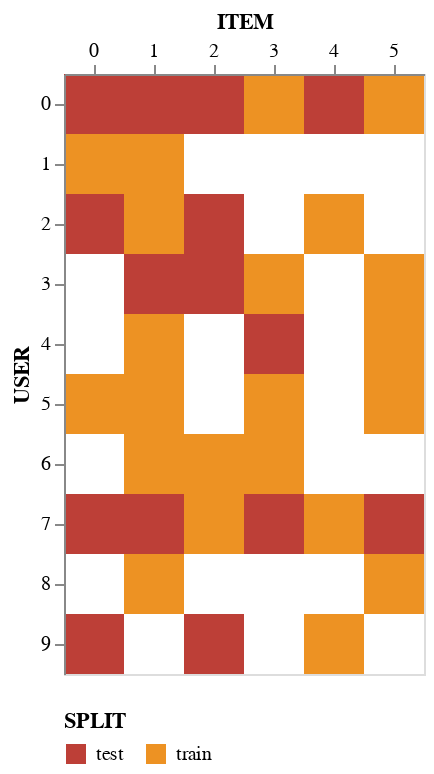

The notebook cell this image was saved under:
### Code cell
TrainTestVis(train, test)

### Figure 1 — Vega-Lite specification as saved in the notebook (floating-point values rounded to 4 significant figures)
{"config": {"view": {"continuousWidth": 300, "continuousHeight": 300}, "axis": {"grid": false}}, "data": {"name": "data-7eb84dc9e34185c1fc9e5de55d5d2a7c"}, "mark": {"type": "rect"}, "encoding": {"color": {"field": "SPLIT", "legend": {"direction": "horizontal", "orient": "bottom", "tickCount": 5, "titleOrient": "top"}, "scale": {"nice": true, "scheme": "darkred", "type": "ordinal"}, "type": "ordinal"}, "opacity": {"value": 1}, "x": {"axis": {"labelAngle": 0, "orient": "top"}, "field": "ITEM", "type": "nominal"}, "y": {"axis": {"orient": "left"}, "field": "USER", "type": "nominal"}}, "height": 300, "width": 180, "$schema": "https://vega.github.io/schema/vega-lite/v5.17.0.json", "datasets": {"data-7eb84dc9e34185c1fc9e5de55d5d2a7c": [{"user_id": 2, "movie_id": 50, "RATING": 5, "TIMESTAMP": 888552084, "USER": 1, "ITEM": 1, "split_index": 0, "SPLIT": "train"}, {"user_id": 8, "movie_id": 50, "RATING": 5, "TIMESTAMP": 879362124, "USER": 4, "ITEM": 1, "split_index": 0, "SPLIT": "train"}, {"user_id": 6, "movie_id": 95, "RATING": 2, "TIMESTAMP": 883602133, "USER": 2, "ITEM": 4, "split_index": 0, "SPLIT": "train"}, {"user_id": 1, "movie_id": 82, "RATING": 5, "TIMESTAMP": 878542589, "USER": 0, "ITEM": 3, "split_index": 0, "SPLIT": "train"}, {"user_id": 12, "movie_id": 82, "RATING": 4, "TIMESTAMP": 879959610, "USER": 6, "ITEM": 3, "split_index": 0, "SPLIT": "train"}, {"user_id": 12, "movie_id": 71, "RATING": 4, "TIMESTAMP": 879959635, "USER": 6, "ITEM": 2, "split_index": 0, "SPLIT": "train"}, {"user_id": 7, "movie_id": 82, "RATING": 3, "TIMESTAMP": 891351471, "USER": 3, "ITEM": 3, "split_index": 0, "SPLIT": "train"}, {"user_id": 13, "movie_id": 71, "RATING": 4, "TIMESTAMP": 882398654, "USER": 7, "ITEM": 2, "split_index": 0, "SPLIT": "train"}, {"user_id": 10, "movie_id": 176, "RATING": 4, "TIMESTAMP": 877889130, "USER": 5, "ITEM": 5, "split_index": 0, "SPLIT": "train"}, {"user_id": 14, "movie_id": 176, "RATING": 1, "TIMESTAMP": 890881484, "USER": 8, "ITEM": 5, "split_index": 0, "SPLIT": "train"}, {"user_id": 8, "movie_id": 176, "RATING": 5, "TIMESTAMP": 879362233, "USER": 4, "ITEM": 5, "split_index": 0, "SPLIT": "train"}, {"user_id": 14, "movie_id": 50, "RATING": 5, "TIMESTAMP": 890881557, "USER": 8, "ITEM": 1, "split_index": 0, "SPLIT": "train"}, {"user_id": 12, "movie_id": 50, "RATING": 4, "TIMESTAMP": 879959044, "USER": 6, "ITEM": 1, "split_index": 0, "SPLIT": "train"}, {"user_id": 10, "movie_id": 1, "RATING": 4, "TIMESTAMP": 877888877, "USER": 5, "ITEM": 0, "split_index": 0, "SPLIT": "train"}, {"user_id": 7, "movie_id": 176, "RATING": 3, "TIMESTAMP": 891350782, "USER": 3, "ITEM": 5, "split_index": 0, "SPLIT": "train"}, {"user_id": 10, "movie_id": 82, "RATING": 4, "TIMESTAMP": 877886912, "USER": 5, "ITEM": 3, "split_index": 0, "SPLIT": "train"}, {"user_id": 10, "movie_id": 50, "RATING": 5, "TIMESTAMP": 877888545, "USER": 5, "ITEM": 1, "split_index": 0, "SPLIT": "train"}, {"user_id": 1, "movie_id": 176, "RATING": 5, "TIMESTAMP": 876892468, "USER": 0, "ITEM": 5, "split_index": 0, "SPLIT": "train"}, {"user_id": 6, "movie_id": 50, "RATING": 4, "TIMESTAMP": 883600842, "USER": 2, "ITEM": 1, "split_index": 0, "SPLIT": "train"}, {"user_id": 16, "movie_id": 95, "RATING": 5, "TIMESTAMP": 877728417, "USER": 9, "ITEM": 4, "split_index": 0, "SPLIT": "train"}, {"user_id": 2, "movie_id": 1, "RATING": 4, "TIMESTAMP": 888550871, "USER": 1, "ITEM": 0, "split_index": 0, "SPLIT": "train"}, {"user_id": 13, "movie_id": 95, "RATING": 5, "TIMESTAMP": 882140104, "USER": 7, "ITEM": 4, "split_index": 0, "SPLIT": "train"}, {"user_id": 8, "movie_id": 82, "RATING": 5, "TIMESTAMP": 879362356, "USER": 4, "ITEM": 3, "split_index": 1, "SPLIT": "test"}, {"user_id": 13, "movie_id": 1, "RATING": 3, "TIMESTAMP": 882140487, "USER": 7, "ITEM": 0, "split_index": 1, "SPLIT": "test"}, {"user_id": 1, "movie_id": 1, "RATING": 5, "TIMESTAMP": 874965758, "USER": 0, "ITEM": 0, "split_index": 1, "SPLIT": "test"}, {"user_id": 16, "movie_id": 1, "RATING": 5, "TIMESTAMP": 877717833, "USER": 9, "ITEM": 0, "split_index": 1, "SPLIT": "test"}, {"user_id": 1, "movie_id": 71, "RATING": 3, "TIMESTAMP": 876892425, "USER": 0, "ITEM": 2, "split_index": 1, "SPLIT": "test"}, {"user_id": 6, "movie_id": 71, "RATING": 4, "TIMESTAMP": 883601053, "USER": 2, "ITEM": 2, "split_index": 1, "SPLIT": "test"}, {"user_id": 1, "movie_id": 50, "RATING": 5, "TIMESTAMP": 874965954, "USER": 0, "ITEM": 1, "split_index": 1, "SPLIT": "test"}, {"user_id": 13, "movie_id": 82, "RATING": 2, "TIMESTAMP": 882397503, "USER": 7, "ITEM": 3, "split_index": 1, "SPLIT": "test"}, {"user_id": 13, "movie_id": 50, "RATING": 5, "TIMESTAMP": 882140001, "USER": 7, "ITEM": 1, "split_index": 1, "SPLIT": "test"}, {"user_id": 6, "movie_id": 1, "RATING": 4, "TIMESTAMP": 883599478, "USER": 2, "ITEM": 0, "split_index": 1, "SPLIT": "test"}, {"user_id": 16, "movie_id": 71, "RATING": 5, "TIMESTAMP": 877721071, "USER": 9, "ITEM": 2, "split_index": 1, "SPLIT": "test"}, {"user_id": 7, "movie_id": 71, "RATING": 5, "TIMESTAMP": 891352692, "USER": 3, "ITEM": 2, "split_index": 1, "SPLIT": "test"}, {"user_id": 1, "movie_id": 95, "RATING": 4, "TIMESTAMP": 875072303, "USER": 0, "ITEM": 4, "split_index": 1, "SPLIT": "test"}, {"user_id": 13, "movie_id": 176, "RATING": 3, "TIMESTAMP": 882140455, "USER": 7, "ITEM": 5, "split_index": 1, "SPLIT": "test"}, {"user_id": 7, "movie_id": 50, "RATING": 5, "TIMESTAMP": 891351042, "USER": 3, "ITEM": 1, "split_index": 1, "SPLIT": "test"}]}}
